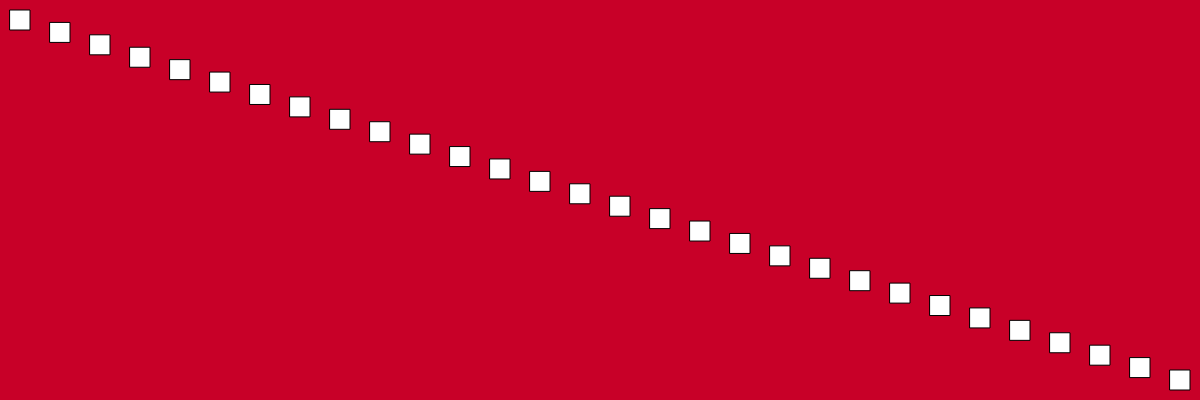
Frame 1 (no input)
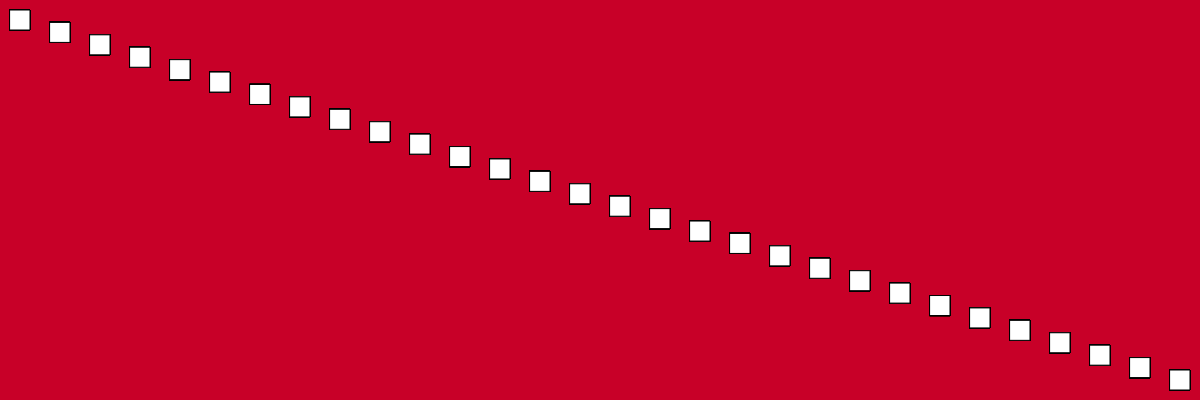
Frame 60 (no input)
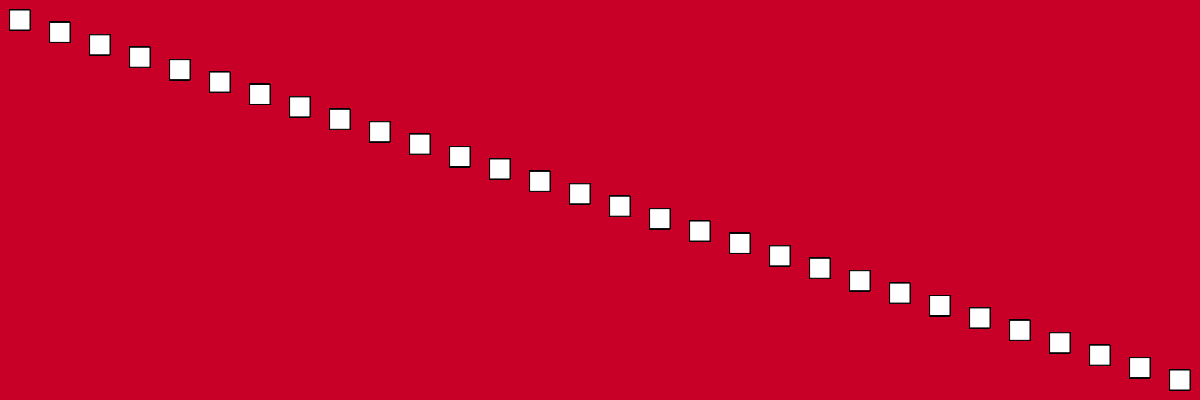
Frame 120 (the mouse pressed at the canvas centre since frame 60)

The p5.js sketch that drew these frames (run headless with seeded random() and noise() and a simulated clock; from frame 60 on, the mouse is pressed at the canvas centre):

// p5.js sketch
// ── sketch.js
function setup() {
	createCanvas( windowWidth, 400 );
	background( 200, 0, 40 );
}



function draw() {
	// establish scoped variables 
	let padding = 20;
	let size = 20;
	let num_of_objs = 30;
	// to determine spacing, 
	// first determine the amount available space
	// then devide by one less than the desired number of objects
	let x_spacing = (width-padding*2) / (num_of_objs-1);
	let y_spacing = (height-padding*2) / (num_of_objs-1);
	
	rectMode( CENTER );
	for( let i=0; i < num_of_objs; i++ ) {
		rect( 
			// to determine spacing;
			// multiply the iterator (i) by the spacing. 
			// add padding to offset from (x:0, y:0)
			i*x_spacing+padding, 
			i*y_spacing+padding, 
			size, 
			size 
		);
	}
}
